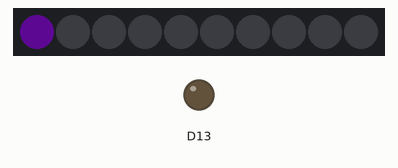
This sketch was run on a simulated Adafruit Circuit Playground Express. Shown: 10 RGB LEDs in strip order, left to right, output pins drawn as LEDs (lit = HIGH). Dim RGB values are drawn brighter than linear; random numbers use the default seed unless the sketch sets one.

Above: at 0.07 s.
At 5.01 s:
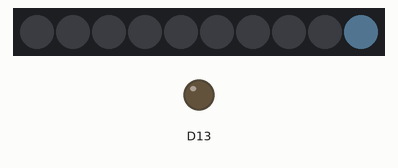
At 9.94 s:
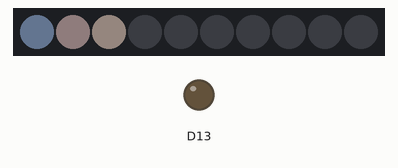
At 19.96 s:
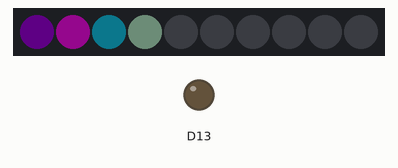
At 29.94 s:
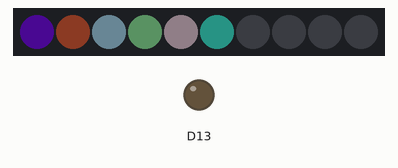
At 39.81 s:
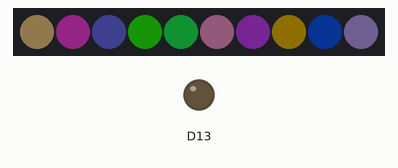

The sketch:

sketch_apr04a.ino
```cpp
#include <Adafruit_CircuitPlayground.h>
void setup() {
  // put your setup code here, to run once

  CircuitPlayground.begin();
  CircuitPlayground.clearPixels();
}

void loop() {
  // put your main code here, to run repeatedly:
for(int i = 0; i<=9; i++){
CircuitPlayground.setPixelColor(i, random(255), random(255), random(255));
delay(50);
}
for(int i = 0; i<=9; i++){
CircuitPlayground.setPixelColor(i, 0, 0, 0);
delay(50);
}

for(int i = 9; i>=0; i--){
CircuitPlayground.setPixelColor(i, random(255), random(255), random(255));
delay(50);
}
for(int i = 9; i>=0; i--){
CircuitPlayground.setPixelColor(i, 0, 0, 0);
delay(50);
}

}
```
